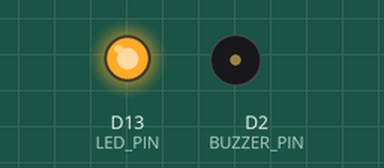
Bench run of a sketch on a simulated Arduino Nano 33 IoT. Parts: output pins drawn as LEDs (lit = HIGH), buzzer (waves = sounding, pin HIGH). Nothing arrives over Bluetooth unless stated; a phone connects over Bluetooth LE 3 s after start; what the sketch prints to the serial monitor is not drawn.

Above: at 0.1 s.
At 1.1 s:
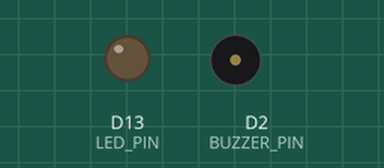
Timing chart, 0 to 40.0 s (numbered marks = the images above):
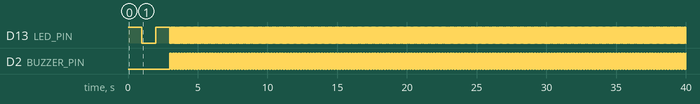

Measured:
- by itself, D13 (LED_PIN): goes LOW 1.0 s, HIGH 1.0 s, 368 × (LOW 0.05 s, HIGH 0.05 s), then LOW
- by itself, D2 (BUZZER_PIN): LOW → HIGH at 3.0 s, → LOW 0.10 s later, → HIGH 0.10 s later, → LOW 0.10 s later, … (369 changes in this stretch)

The sketch:

BluetoothTest3_Peripheral.ino
```cpp
/*****************************************************************
 *  Auto-Link + RSSI Enhanced - BluetoothTest3 (Peripheral)
 *  -------------------------------------------------------------
 *  ● 電源 ON 直後に自動リンク（1 対 1）
 *  ● 接続が確立すると両方の D13 LED を点滅
 *  ● 距離に応じた多段階出力（滑らかな変化）
 *  ● ブザー機能：近距離時に連続音
 *  ● RSSI値の平滑化フィルタ搭載
 *  ● LED は XIAO の仕様に合わせ LOW＝点灯
 *****************************************************************/
#include <ArduinoBLE.h>

/* ====== ここでロールを選択 ====== */
#define IS_CENTRAL   false      // Peripheral版
/* ============================== */

// ピン定義
constexpr char   SERVICE_UUID[] = "19B10000-E8F2-537E-4F6C-D104768A1214";
constexpr uint8_t LED_PIN      = LED_BUILTIN;
constexpr uint8_t BUZZER_PIN   = 2;           // D2ピンにブザーを接続
constexpr uint8_t LED_ON_LVL   = LOW;         // XIAO BLE: LOW = 点灯
constexpr uint8_t LED_OFF_LVL  = HIGH;

/* ----- Peripheral 用オブジェクト ----- */
BLEService ledService(SERVICE_UUID);
BLEByteCharacteristic dummyChar("19B10001-E8F2-537E-4F6C-D104768A1214",
                                BLERead | BLEWriteWithoutResponse);

/* ----- Central 用 ----- */
BLEDevice peer;

/* ----- 出力制御用変数 ----- */
uint32_t lastToggle = 0;
uint32_t lastBuzzer = 0;
uint16_t blinkMs    = 1000;           // LEDブリンク間隔
uint16_t buzzerMs   = 0;              // ブザー鳴動間隔（0=無音）
bool     ledState   = false;
bool     buzzerState = false;

/* ----- RSSI処理 ----- */
int8_t   lastRSSI   = -100;
int8_t   smoothedRSSI = -100;         // 平滑化されたRSSI値
constexpr float RSSI_ALPHA = 0.2f;    // 平滑化係数（0-1, 小さいほど滑らか）

/* ----- 距離段階定義 ----- */
struct DistanceLevel {
  int8_t rssiThreshold;
  uint16_t ledInterval;
  uint16_t buzzerInterval;
  const char* description;
};

// 距離レベル定義（近い順）
constexpr DistanceLevel DISTANCE_LEVELS[] = {
  {-35, 50,   100,  "極近距離"},    // 極めて近い
  {-45, 100,  200,  "近距離"},      // 非常に近い
  {-55, 200,  400,  "中近距離"},    // 近い
  {-65, 400,  800,  "中距離"},      // やや近い
  {-75, 800,  1600, "中遠距離"},    // やや遠い
  {-85, 1200, 0,    "遠距離"},      // 遠い（ブザー無音）
};
constexpr uint8_t NUM_LEVELS = sizeof(DISTANCE_LEVELS) / sizeof(DISTANCE_LEVELS[0]);

/* ----- ユーティリティ関数 ----- */
inline void ledOn()    { digitalWrite(LED_PIN, LED_ON_LVL);    }
inline void ledOff()   { digitalWrite(LED_PIN, LED_OFF_LVL);   }
inline void buzzerOn() { digitalWrite(BUZZER_PIN, HIGH);       }
inline void buzzerOff(){ digitalWrite(BUZZER_PIN, LOW);        }

inline void ledToggle() {
  ledState = !ledState;
  digitalWrite(LED_PIN, ledState ? LED_ON_LVL : LED_OFF_LVL);
}

inline void buzzerToggle() {
  buzzerState = !buzzerState;
  digitalWrite(BUZZER_PIN, buzzerState ? HIGH : LOW);
}

// RSSI値の平滑化フィルタ
int8_t smoothRSSI(int8_t newRSSI) {
  if (smoothedRSSI == -100) {  // 初回
    smoothedRSSI = newRSSI;
  } else {
    smoothedRSSI = (int8_t)(RSSI_ALPHA * newRSSI + (1.0f - RSSI_ALPHA) * smoothedRSSI);
  }
  return smoothedRSSI;
}

// 距離レベルの判定
uint8_t getDistanceLevel(int8_t rssi) {
  for (uint8_t i = 0; i < NUM_LEVELS; i++) {
    if (rssi >= DISTANCE_LEVELS[i].rssiThreshold) {
      return i;
    }
  }
  return NUM_LEVELS - 1;  // 最も遠い距離
}

// 出力パラメータの更新
void updateOutputParameters(int8_t rssi) {
  uint8_t level = getDistanceLevel(rssi);
  blinkMs = DISTANCE_LEVELS[level].ledInterval;
  buzzerMs = DISTANCE_LEVELS[level].buzzerInterval;

  // デバッグ出力
  Serial.print("RSSI: ");
  Serial.print(rssi);
  Serial.print(" dBm, Level: ");
  Serial.print(DISTANCE_LEVELS[level].description);
  Serial.print(", LED: ");
  Serial.print(blinkMs);
  Serial.print(" ms, Buzzer: ");
  Serial.print(buzzerMs);
  Serial.println(" ms");
}

void startScan() {
  BLE.scanForUuid(SERVICE_UUID);
}

void setup() {
  // ピン初期化
  pinMode(LED_PIN, OUTPUT);
  pinMode(BUZZER_PIN, OUTPUT);
  ledOff();
  buzzerOff();

  Serial.begin(115200);
  while (!Serial);          // デバッグ用（本番では削除可）

  if (!BLE.begin()) {
    Serial.println("BLE init failed");
    while (1);
  }

  // Bluetooth設定の最適化
  BLE.setConnectionInterval(16, 32);      // 接続間隔の最適化（20-40ms）
  BLE.setTimeout(5000);                   // タイムアウト設定

  if (IS_CENTRAL) {
    Serial.println("CENTRAL: Enhanced scanning...");
    startScan();
  } else {
    Serial.println("PERIPHERAL: Enhanced advertising...");
    ledService.addCharacteristic(dummyChar);
    BLE.setAdvertisedService(ledService);
    BLE.addService(ledService);
    BLE.setLocalName("RSSI_TAG_V3");        // バージョン識別
    BLE.advertise();
  }

  Serial.println("BluetoothTest3 - Enhanced Version Started (Peripheral)");
}

void loop() {
  bool connected = false;
  int8_t currentRSSI = -100;

  /* --------- Central 動作 --------- */
  if (IS_CENTRAL) {
    if (!peer) {
      BLEDevice dev = BLE.available();
      if (dev && dev.connect()) {
        peer = dev;
        BLE.stopScan();
        Serial.println("Connected to peripheral!");
      }
    }
    if (peer && peer.connected()) {
      connected = true;
      currentRSSI = peer.rssi();
    } else if (peer) {
      Serial.println("Disconnected - restarting scan");
      peer = BLEDevice();
      smoothedRSSI = -100;  // リセット
      startScan();
    }
  }

  /* --------- Peripheral 動作 --------- */
  else {
    if (BLE.connected()) {
      connected = true;
      currentRSSI = BLE.rssi();
    }
  }

  /* --------- RSSI処理と出力制御 --------- */
  if (connected && currentRSSI != 127) {     // 127 は取得失敗値
    lastRSSI = smoothRSSI(currentRSSI);      // 平滑化
    updateOutputParameters(lastRSSI);        // 出力パラメータ更新
  } else {
    blinkMs = 1000;                          // 未接続時のデフォルト
    buzzerMs = 0;                            // ブザー停止
  }

  /* --------- LED制御 --------- */
  uint32_t now = millis();
  if (now - lastToggle >= blinkMs) {
    ledToggle();
    lastToggle = now;
  }

  /* --------- ブザー制御 --------- */
  if (buzzerMs > 0) {  // ブザー有効時のみ
    if (now - lastBuzzer >= buzzerMs) {
      buzzerToggle();
      lastBuzzer = now;
    }
  } else {
    buzzerOff();  // ブザー無効時は確実に停止
    buzzerState = false;
  }

  BLE.poll();
} 
```
